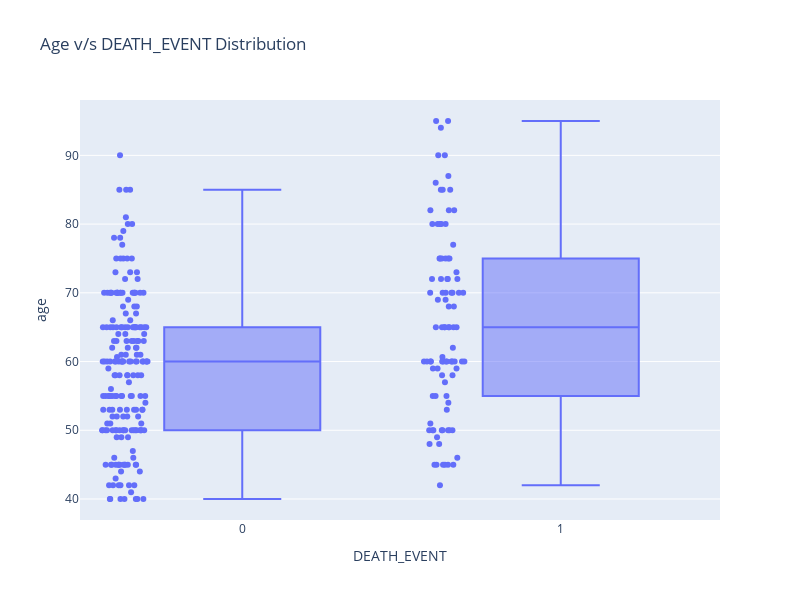

The cell this chart's notebook holds for it:
### Code cell
fig=px.box(data,
          y='age',
          x='DEATH_EVENT',
          points='all',
          height=600,
          width=800,
          title='Age v/s DEATH_EVENT Distribution')
fig.show()

### Figure 1 — Plotly figure (JSON) as saved in the notebook; plotly's stock layout.template omitted (floating-point values rounded to 4 significant figures; data arrays with more than 128 entries replaced by an {"elided": "..."} marker saying what was removed)
{"data": [{"alignmentgroup": "True", "boxpoints": "all", "hovertemplate": "DEATH_EVENT=%{x}<br>age=%{y}<extra></extra>", "legendgroup": "", "marker": {"color": "#636efa"}, "name": "", "notched": false, "offsetgroup": "", "orientation": "v", "showlegend": false, "type": "box", "x": {"elided": "299 int values"}, "x0": " ", "xaxis": "x", "y": {"elided": "299 float values"}, "y0": " ", "yaxis": "y"}], "layout": {"boxmode": "group", "height": 600, "legend": {"tracegroupgap": 0}, "title": {"text": "Age v/s DEATH_EVENT Distribution"}, "width": 800, "xaxis": {"anchor": "y", "domain": [0, 1], "title": {"text": "DEATH_EVENT"}}, "yaxis": {"anchor": "x", "domain": [0, 1], "title": {"text": "age"}}}}
